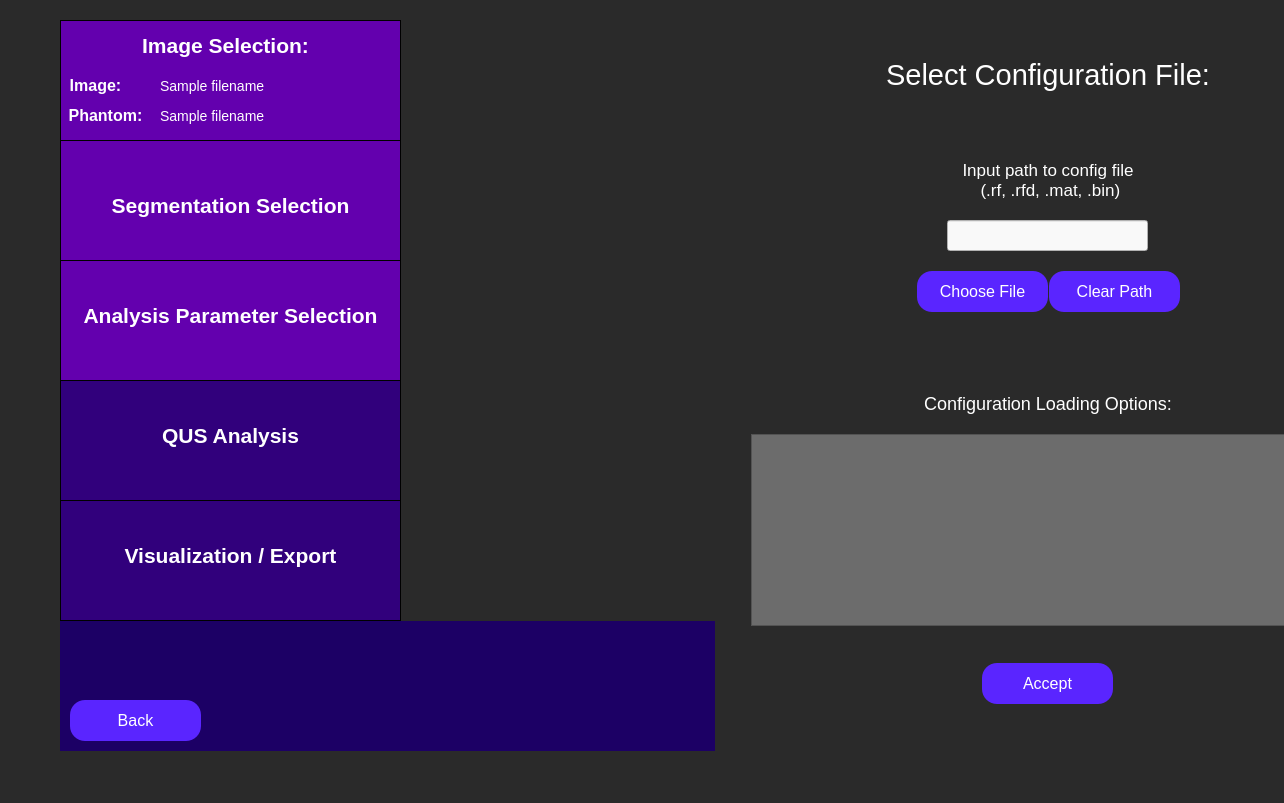
<?xml version="1.0" encoding="UTF-8"?>
<ui version="4.0">
 <class>configFileSelection</class>
 <widget class="QWidget" name="configFileSelection">
  <property name="geometry">
   <rect>
    <x>0</x>
    <y>0</y>
    <width>1284</width>
    <height>803</height>
   </rect>
  </property>
  <property name="minimumSize">
   <size>
    <width>0</width>
    <height>0</height>
   </size>
  </property>
  <property name="windowTitle">
   <string>Config File Selection</string>
  </property>
  <property name="styleSheet">
   <string notr="true">QWidget {
	background: rgb(42, 42, 42);
}</string>
  </property>
  <widget class="QWidget" name="horizontalLayoutWidget_4">
   <property name="geometry">
    <rect>
     <x>60</x>
     <y>20</y>
     <width>1315</width>
     <height>731</height>
    </rect>
   </property>
   <layout class="QHBoxLayout" name="full_screen_layout" stretch="0,0">
    <item>
     <layout class="QVBoxLayout" name="side_bar_layout" stretch="0,0">
      <property name="spacing">
       <number>0</number>
      </property>
      <property name="sizeConstraint">
       <enum>QLayout::SizeConstraint::SetMaximumSize</enum>
      </property>
      <item>
       <widget class="QWidget" name="sidebar" native="true">
        <property name="minimumSize">
         <size>
          <width>341</width>
          <height>601</height>
         </size>
        </property>
        <property name="maximumSize">
         <size>
          <width>241</width>
          <height>601</height>
         </size>
        </property>
        <property name="toolTip">
         <string>&lt;html&gt;&lt;head/&gt;&lt;body&gt;&lt;p&gt;&lt;br/&gt;&lt;/p&gt;&lt;/body&gt;&lt;/html&gt;</string>
        </property>
        <property name="styleSheet">
         <string notr="true">QWidget {
	background-color: rgb(28, 0, 101);
}</string>
        </property>
        <widget class="QFrame" name="imageSelectionSidebar">
         <property name="geometry">
          <rect>
           <x>0</x>
           <y>0</y>
           <width>341</width>
           <height>121</height>
          </rect>
         </property>
         <property name="minimumSize">
          <size>
           <width>341</width>
           <height>121</height>
          </size>
         </property>
         <property name="maximumSize">
          <size>
           <width>341</width>
           <height>121</height>
          </size>
         </property>
         <property name="styleSheet">
          <string notr="true">QFrame {
	background-color: rgb(99, 0, 174);
	border: 1px solid black;
}</string>
         </property>
         <property name="frameShape">
          <enum>QFrame::Shape::StyledPanel</enum>
         </property>
         <property name="frameShadow">
          <enum>QFrame::Shadow::Raised</enum>
         </property>
         <widget class="QLabel" name="imageSelectionLabelSidebar">
          <property name="geometry">
           <rect>
            <x>70</x>
            <y>0</y>
            <width>191</width>
            <height>51</height>
           </rect>
          </property>
          <property name="styleSheet">
           <string notr="true">QLabel {
	font-size: 21px;
	color: rgb(255, 255, 255);
	background-color: rgba(255, 255, 255, 0);
	border: 0px;
	font-weight: bold;
}</string>
          </property>
          <property name="text">
           <string>Image Selection:</string>
          </property>
          <property name="alignment">
           <set>Qt::AlignmentFlag::AlignCenter</set>
          </property>
         </widget>
         <widget class="QLabel" name="imageLabel">
          <property name="geometry">
           <rect>
            <x>-60</x>
            <y>40</y>
            <width>191</width>
            <height>51</height>
           </rect>
          </property>
          <property name="styleSheet">
           <string notr="true">QLabel {
	font-size: 16px;
	color: rgb(255, 255, 255);
	background-color: rgba(255, 255, 255, 0);
	border: 0px;
	font-weight: bold;
}</string>
          </property>
          <property name="text">
           <string>Image:</string>
          </property>
          <property name="alignment">
           <set>Qt::AlignmentFlag::AlignCenter</set>
          </property>
         </widget>
         <widget class="QLabel" name="phantomLabel">
          <property name="geometry">
           <rect>
            <x>-50</x>
            <y>70</y>
            <width>191</width>
            <height>51</height>
           </rect>
          </property>
          <property name="styleSheet">
           <string notr="true">QLabel {
	font-size: 16px;
	color: rgb(255, 255, 255);
	background-color: rgba(255, 255, 255, 0);
	border: 0px;
	font-weight: bold
}</string>
          </property>
          <property name="text">
           <string>Phantom:</string>
          </property>
          <property name="alignment">
           <set>Qt::AlignmentFlag::AlignCenter</set>
          </property>
         </widget>
         <widget class="QLabel" name="image_path_input">
          <property name="geometry">
           <rect>
            <x>100</x>
            <y>40</y>
            <width>241</width>
            <height>51</height>
           </rect>
          </property>
          <property name="styleSheet">
           <string notr="true">QLabel {
	font-size: 14px;
	color: rgb(255, 255, 255);
	background-color: rgba(255, 255, 255, 0);
	border: 0px;
}</string>
          </property>
          <property name="text">
           <string>Sample filename </string>
          </property>
          <property name="alignment">
           <set>Qt::AlignmentFlag::AlignLeading|Qt::AlignmentFlag::AlignLeft|Qt::AlignmentFlag::AlignVCenter</set>
          </property>
         </widget>
         <widget class="QLabel" name="phantom_path_input">
          <property name="geometry">
           <rect>
            <x>100</x>
            <y>70</y>
            <width>241</width>
            <height>51</height>
           </rect>
          </property>
          <property name="styleSheet">
           <string notr="true">QLabel {
	font-size: 14px;
	color: rgb(255, 255, 255);
	background-color: rgba(255, 255, 255, 0);
	border: 0px;
}</string>
          </property>
          <property name="text">
           <string>Sample filename </string>
          </property>
          <property name="alignment">
           <set>Qt::AlignmentFlag::AlignLeading|Qt::AlignmentFlag::AlignLeft|Qt::AlignmentFlag::AlignVCenter</set>
          </property>
         </widget>
        </widget>
        <widget class="QFrame" name="segmentationSidebar">
         <property name="geometry">
          <rect>
           <x>0</x>
           <y>120</y>
           <width>341</width>
           <height>121</height>
          </rect>
         </property>
         <property name="maximumSize">
          <size>
           <width>341</width>
           <height>121</height>
          </size>
         </property>
         <property name="styleSheet">
          <string notr="true">QFrame {
	background-color: rgb(99, 0, 174);
	border: 1px solid black;
}</string>
         </property>
         <property name="frameShape">
          <enum>QFrame::Shape::StyledPanel</enum>
         </property>
         <property name="frameShadow">
          <enum>QFrame::Shadow::Raised</enum>
         </property>
         <widget class="QLabel" name="segmentationSidebarLabel">
          <property name="geometry">
           <rect>
            <x>0</x>
            <y>40</y>
            <width>341</width>
            <height>51</height>
           </rect>
          </property>
          <property name="styleSheet">
           <string notr="true">QLabel {
	font-size: 21px;
	color: rgb(255, 255, 255);
	background-color: rgba(255, 255, 255, 0);
	border: 0px;
	font-weight: bold;
}</string>
          </property>
          <property name="text">
           <string>Segmentation Selection</string>
          </property>
          <property name="alignment">
           <set>Qt::AlignmentFlag::AlignCenter</set>
          </property>
         </widget>
        </widget>
        <widget class="QFrame" name="analysisParamsSidebar">
         <property name="geometry">
          <rect>
           <x>0</x>
           <y>240</y>
           <width>341</width>
           <height>121</height>
          </rect>
         </property>
         <property name="maximumSize">
          <size>
           <width>341</width>
           <height>121</height>
          </size>
         </property>
         <property name="styleSheet">
          <string notr="true">QFrame {
	background-color: rgb(99, 0, 174);
	border: 1px solid black;
}</string>
         </property>
         <property name="frameShape">
          <enum>QFrame::Shape::StyledPanel</enum>
         </property>
         <property name="frameShadow">
          <enum>QFrame::Shadow::Raised</enum>
         </property>
         <widget class="QLabel" name="analysisParamsLabel">
          <property name="geometry">
           <rect>
            <x>0</x>
            <y>30</y>
            <width>341</width>
            <height>51</height>
           </rect>
          </property>
          <property name="styleSheet">
           <string notr="true">QLabel {
	font-size: 21px;
	color: rgb(255, 255, 255);
	background-color: rgba(255, 255, 255, 0);
	border: 0px;
	font-weight:bold;
}</string>
          </property>
          <property name="text">
           <string>Analysis Parameter Selection</string>
          </property>
          <property name="alignment">
           <set>Qt::AlignmentFlag::AlignCenter</set>
          </property>
         </widget>
        </widget>
        <widget class="QFrame" name="rfAnalysisSidebar">
         <property name="geometry">
          <rect>
           <x>0</x>
           <y>360</y>
           <width>341</width>
           <height>121</height>
          </rect>
         </property>
         <property name="minimumSize">
          <size>
           <width>341</width>
           <height>121</height>
          </size>
         </property>
         <property name="maximumSize">
          <size>
           <width>341</width>
           <height>121</height>
          </size>
         </property>
         <property name="styleSheet">
          <string notr="true">QFrame {
	background-color:  rgb(49, 0, 124);
	border: 1px solid black;
}</string>
         </property>
         <property name="frameShape">
          <enum>QFrame::Shape::StyledPanel</enum>
         </property>
         <property name="frameShadow">
          <enum>QFrame::Shadow::Raised</enum>
         </property>
         <widget class="QLabel" name="rfAnalysisLabel">
          <property name="geometry">
           <rect>
            <x>0</x>
            <y>30</y>
            <width>341</width>
            <height>51</height>
           </rect>
          </property>
          <property name="styleSheet">
           <string notr="true">QLabel {
	font-size: 21px;
	color: rgb(255, 255, 255);
	background-color: rgba(255, 255, 255, 0);
	border: 0px;
	font-weight: bold;
}</string>
          </property>
          <property name="text">
           <string>QUS Analysis</string>
          </property>
          <property name="alignment">
           <set>Qt::AlignmentFlag::AlignCenter</set>
          </property>
         </widget>
        </widget>
        <widget class="QFrame" name="exportResultsSidebar">
         <property name="geometry">
          <rect>
           <x>0</x>
           <y>480</y>
           <width>341</width>
           <height>121</height>
          </rect>
         </property>
         <property name="minimumSize">
          <size>
           <width>341</width>
           <height>121</height>
          </size>
         </property>
         <property name="maximumSize">
          <size>
           <width>341</width>
           <height>121</height>
          </size>
         </property>
         <property name="styleSheet">
          <string notr="true">QFrame {
	background-color:  rgb(49, 0, 124);
	border: 1px solid black;
}</string>
         </property>
         <property name="frameShape">
          <enum>QFrame::Shape::StyledPanel</enum>
         </property>
         <property name="frameShadow">
          <enum>QFrame::Shadow::Raised</enum>
         </property>
         <widget class="QLabel" name="exportResultsLabel">
          <property name="geometry">
           <rect>
            <x>20</x>
            <y>30</y>
            <width>301</width>
            <height>51</height>
           </rect>
          </property>
          <property name="styleSheet">
           <string notr="true">QLabel {
	font-size: 21px;
	color: rgb(255, 255, 255);
	background-color: rgba(255, 255, 255, 0);
	border: 0px;
	font-weight: bold;
}</string>
          </property>
          <property name="text">
           <string>Visualization / Export</string>
          </property>
          <property name="alignment">
           <set>Qt::AlignmentFlag::AlignCenter</set>
          </property>
         </widget>
        </widget>
       </widget>
      </item>
      <item>
       <widget class="QFrame" name="gridFrame">
        <property name="maximumSize">
         <size>
          <width>341</width>
          <height>16777215</height>
         </size>
        </property>
        <property name="styleSheet">
         <string notr="true">QFrame {
	background-color: rgb(28, 0, 101);
}</string>
        </property>
        <layout class="QGridLayout" name="backButtonGrid" rowstretch="0,0">
         <property name="sizeConstraint">
          <enum>QLayout::SizeConstraint::SetMinAndMaxSize</enum>
         </property>
         <property name="leftMargin">
          <number>10</number>
         </property>
         <property name="topMargin">
          <number>10</number>
         </property>
         <property name="rightMargin">
          <number>10</number>
         </property>
         <property name="bottomMargin">
          <number>10</number>
         </property>
         <item row="0" column="0">
          <spacer name="verticalSpacer">
           <property name="orientation">
            <enum>Qt::Orientation::Vertical</enum>
           </property>
           <property name="sizeHint" stdset="0">
            <size>
             <width>20</width>
             <height>40</height>
            </size>
           </property>
          </spacer>
         </item>
         <item row="1" column="1">
          <spacer name="horizontalSpacer">
           <property name="orientation">
            <enum>Qt::Orientation::Horizontal</enum>
           </property>
           <property name="sizeHint" stdset="0">
            <size>
             <width>40</width>
             <height>20</height>
            </size>
           </property>
          </spacer>
         </item>
         <item row="1" column="0">
          <widget class="QPushButton" name="back_button">
           <property name="minimumSize">
            <size>
             <width>131</width>
             <height>41</height>
            </size>
           </property>
           <property name="maximumSize">
            <size>
             <width>131</width>
             <height>41</height>
            </size>
           </property>
           <property name="styleSheet">
            <string notr="true">QPushButton {
	color: white;
	font-size: 16px;
	background: rgb(90, 37, 255);
	border-radius: 15px;
}</string>
           </property>
           <property name="text">
            <string>Back</string>
           </property>
          </widget>
         </item>
        </layout>
       </widget>
      </item>
     </layout>
    </item>
    <item>
     <layout class="QVBoxLayout" name="config_loading_layout" stretch="2,0,0,0,3">
      <property name="spacing">
       <number>20</number>
      </property>
      <property name="leftMargin">
       <number>30</number>
      </property>
      <property name="topMargin">
       <number>30</number>
      </property>
      <property name="rightMargin">
       <number>30</number>
      </property>
      <property name="bottomMargin">
       <number>30</number>
      </property>
      <item>
       <widget class="QLabel" name="file_selection_label">
        <property name="styleSheet">
         <string notr="true">QLabel {
	font-size: 29px;
	color: rgb(255, 255, 255);
	background-color: rgba(255, 255, 255, 0);
}</string>
        </property>
        <property name="text">
         <string>Select Configuration File:</string>
        </property>
        <property name="textFormat">
         <enum>Qt::TextFormat::AutoText</enum>
        </property>
        <property name="scaledContents">
         <bool>false</bool>
        </property>
        <property name="alignment">
         <set>Qt::AlignmentFlag::AlignCenter</set>
        </property>
        <property name="wordWrap">
         <bool>true</bool>
        </property>
       </widget>
      </item>
      <item>
       <layout class="QVBoxLayout" name="chooseImgLayout">
        <property name="leftMargin">
         <number>20</number>
        </property>
        <property name="rightMargin">
         <number>20</number>
        </property>
        <item>
         <spacer name="verticalSpacer_2">
          <property name="orientation">
           <enum>Qt::Orientation::Vertical</enum>
          </property>
          <property name="sizeHint" stdset="0">
           <size>
            <width>20</width>
            <height>40</height>
           </size>
          </property>
         </spacer>
        </item>
        <item>
         <widget class="QLabel" name="config_path_label">
          <property name="styleSheet">
           <string notr="true">QLabel {
	background-color: rgba(255, 255, 255, 0);
	color: white;
	font-size: 17px;
}</string>
          </property>
          <property name="text">
           <string>Input path to config file
 (.rf, .rfd, .mat, .bin)</string>
          </property>
          <property name="alignment">
           <set>Qt::AlignmentFlag::AlignCenter</set>
          </property>
          <property name="textInteractionFlags">
           <set>Qt::TextInteractionFlag::NoTextInteraction</set>
          </property>
         </widget>
        </item>
        <item alignment="Qt::AlignmentFlag::AlignHCenter|Qt::AlignmentFlag::AlignVCenter">
         <widget class="QLineEdit" name="config_path_input">
          <property name="minimumSize">
           <size>
            <width>201</width>
            <height>31</height>
           </size>
          </property>
          <property name="maximumSize">
           <size>
            <width>401</width>
            <height>31</height>
           </size>
          </property>
          <property name="styleSheet">
           <string notr="true">QLineEdit {
	background-color: rgb(249, 249, 249);
	color: black;
}</string>
          </property>
         </widget>
        </item>
        <item>
         <layout class="QHBoxLayout" name="chooseImageButtonsLayout">
          <property name="spacing">
           <number>1</number>
          </property>
          <item alignment="Qt::AlignmentFlag::AlignRight">
           <widget class="QPushButton" name="choose_config_path_button">
            <property name="minimumSize">
             <size>
              <width>131</width>
              <height>41</height>
             </size>
            </property>
            <property name="maximumSize">
             <size>
              <width>131</width>
              <height>41</height>
             </size>
            </property>
            <property name="styleSheet">
             <string notr="true">QPushButton {
	color: white;
	font-size: 16px;
	background: rgb(90, 37, 255);
	border-radius: 15px;
}</string>
            </property>
            <property name="text">
             <string>Choose File</string>
            </property>
           </widget>
          </item>
          <item alignment="Qt::AlignmentFlag::AlignLeft">
           <widget class="QPushButton" name="clear_config_path_button">
            <property name="minimumSize">
             <size>
              <width>131</width>
              <height>41</height>
             </size>
            </property>
            <property name="maximumSize">
             <size>
              <width>131</width>
              <height>41</height>
             </size>
            </property>
            <property name="styleSheet">
             <string notr="true">QPushButton {
	color: white;
	font-size: 16px;
	background: rgb(90, 37, 255);
	border-radius: 15px;
}</string>
            </property>
            <property name="text">
             <string>Clear Path</string>
            </property>
           </widget>
          </item>
         </layout>
        </item>
        <item>
         <spacer name="verticalSpacer_3">
          <property name="orientation">
           <enum>Qt::Orientation::Vertical</enum>
          </property>
          <property name="sizeHint" stdset="0">
           <size>
            <width>20</width>
            <height>40</height>
           </size>
          </property>
         </spacer>
        </item>
       </layout>
      </item>
      <item>
       <widget class="QLabel" name="loading_options_label">
        <property name="styleSheet">
         <string notr="true">QLabel {
	font-size: 18px;
	color: rgb(255, 255, 255);
	background-color: rgba(255, 255, 255, 0);
}</string>
        </property>
        <property name="text">
         <string>
Configuration Loading Options:</string>
        </property>
        <property name="textFormat">
         <enum>Qt::TextFormat::AutoText</enum>
        </property>
        <property name="scaledContents">
         <bool>false</bool>
        </property>
        <property name="alignment">
         <set>Qt::AlignmentFlag::AlignCenter</set>
        </property>
        <property name="wordWrap">
         <bool>true</bool>
        </property>
       </widget>
      </item>
      <item>
       <widget class="QTableWidget" name="loading_options_table">
        <property name="styleSheet">
         <string notr="true">QTableWidget {
	background: rgb(108, 108, 108);
	color: white;
}</string>
        </property>
        <property name="dragEnabled">
         <bool>false</bool>
        </property>
        <property name="sortingEnabled">
         <bool>false</bool>
        </property>
        <property name="rowCount">
         <number>0</number>
        </property>
        <property name="columnCount">
         <number>0</number>
        </property>
        <attribute name="horizontalHeaderCascadingSectionResizes">
         <bool>false</bool>
        </attribute>
       </widget>
      </item>
      <item alignment="Qt::AlignmentFlag::AlignHCenter|Qt::AlignmentFlag::AlignVCenter">
       <widget class="QPushButton" name="accept_config_path_button">
        <property name="minimumSize">
         <size>
          <width>131</width>
          <height>41</height>
         </size>
        </property>
        <property name="maximumSize">
         <size>
          <width>131</width>
          <height>41</height>
         </size>
        </property>
        <property name="styleSheet">
         <string notr="true">QPushButton {
	color: white;
	font-size: 16px;
	background: rgb(90, 37, 255);
	border-radius: 15px;
}</string>
        </property>
        <property name="text">
         <string>Accept</string>
        </property>
       </widget>
      </item>
     </layout>
    </item>
   </layout>
  </widget>
 </widget>
 <resources/>
 <connections/>
</ui>
